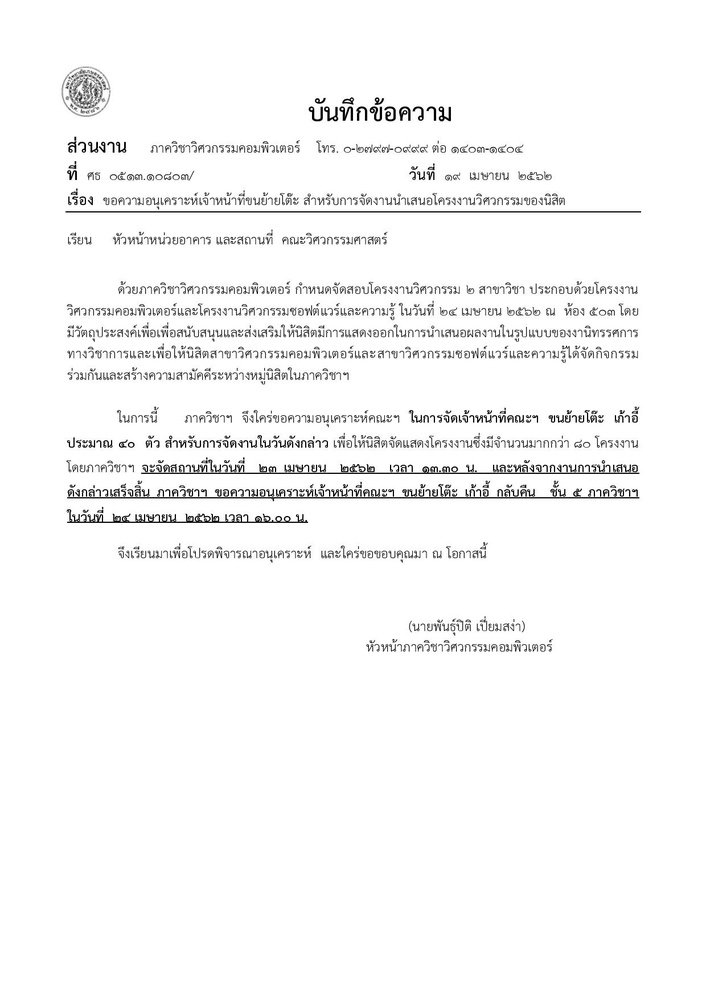
#> input picture unused/Lab/image.jpg, 706 x 999 px, shrunk from 1240 x 1754 before the run
$ python rotator.py --image Lab/image.jpg
#> lines starting #> are read from the running program, lines starting #| are printed output that depends on the picture; after the words box and inside, x2 and y2 are one past the last pixel; in counts of white or black regions, pixels touching at a corner belong together
# import the necessary packages
import numpy as np
import argparse
import cv2
# construct the argument parse and parse the arguments
ap = argparse.ArgumentParser()
ap.add_argument("-i", "--image", required=True,
	help="path to input image file")
args = vars(ap.parse_args())
# load the image from disk
image = cv2.imread(args["image"])
#> image is the input picture: shape (999, 706, 3); min 0, max 255, mean 247.3

# convert the image to grayscale and flip the foreground
# and background to ensure foreground is now "white" and
# the background is "black"
gray = cv2.cvtColor(image, cv2.COLOR_BGR2GRAY)
gray = cv2.bitwise_not(gray)
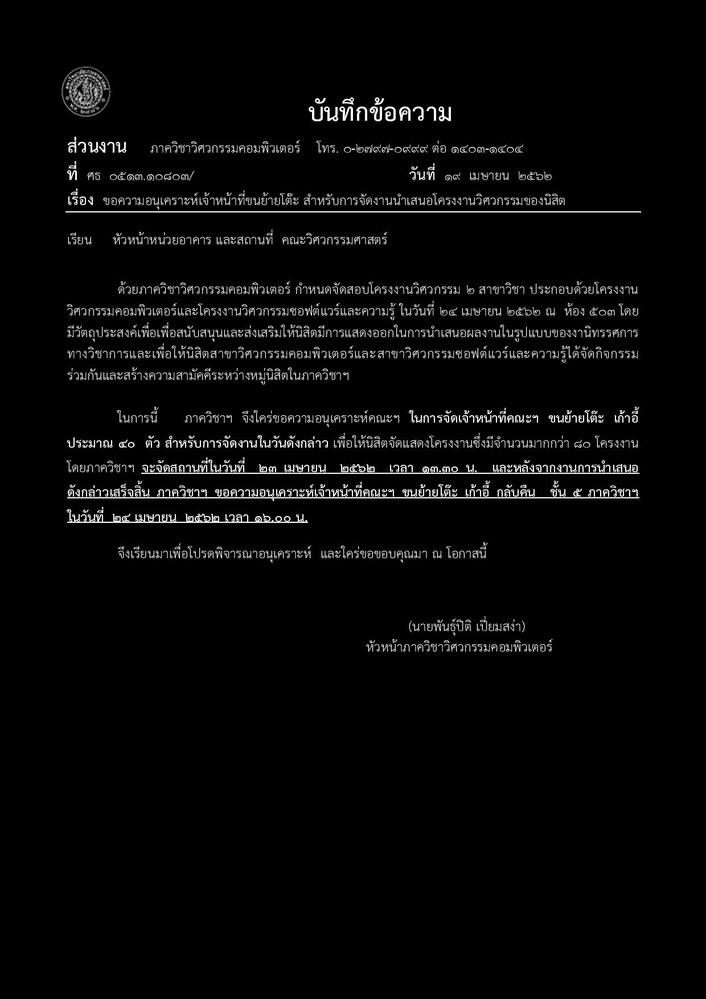
#> gray: shape (999, 706); min 0, max 255, mean 7.7
# threshold the image, setting all foreground pixels to
# 255 and all background pixels to 0
thresh = cv2.threshold(gray, 0, 255,
	cv2.THRESH_BINARY | cv2.THRESH_OTSU)[1]
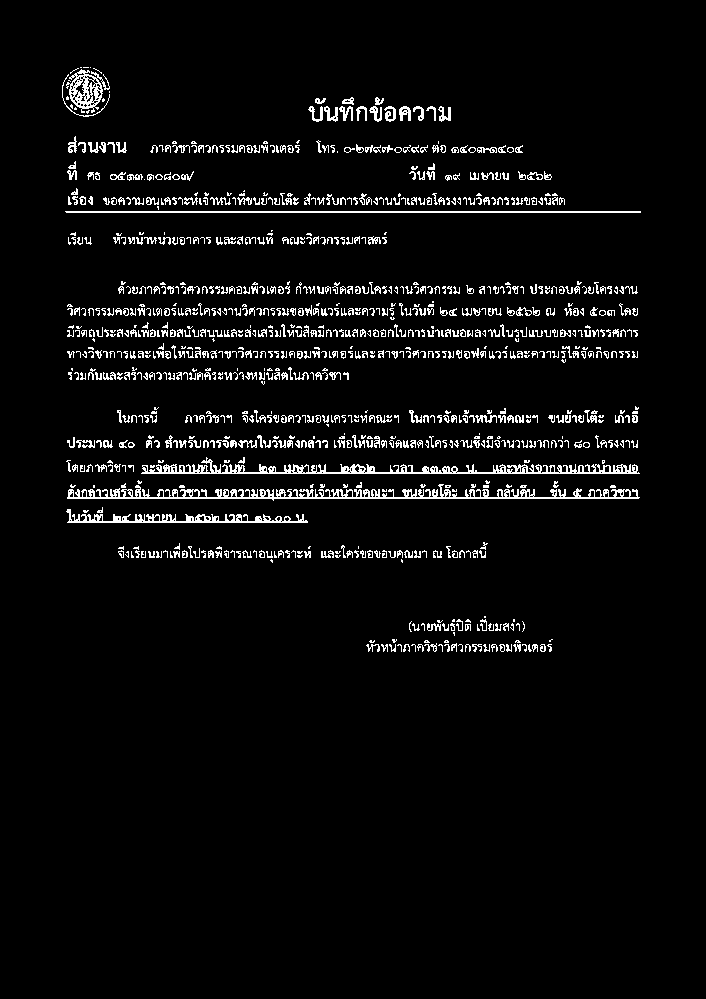
#> thresh: shape (999, 706); 4.6% white in thin lines or dots, all inside (x1, y1, x2, y2) = (62, 67, 641, 652)

# grab the (x, y) coordinates of all pixel values that
# are greater than zero, then use these coordinates to
# compute a rotated bounding box that contains all
# coordinates
coords = np.column_stack(np.where(thresh > 0))
#> coords = 32342 pairs, first value 67 to 651, second value 62 to 640
angle = cv2.minAreaRect(coords)[-1]
#> angle = -0.201
# the `cv2.minAreaRect` function returns values in the
# range [-90, 0); as the rectangle rotates clockwise the
# returned angle trends to 0 -- in this special case we
# need to add 90 degrees to the angle
if angle < -45:
	angle = -(90 + angle)
# otherwise, just take the inverse of the angle to make
# it positive
else:
	angle = -angle
#> angle = 0.201

# rotate the image to deskew it
(h, w) = image.shape[:2]
#> h = 999; w = 706
center = (w // 2, h // 2)
#> center = (353, 499)
M = cv2.getRotationMatrix2D(center, angle, 1.0)
#> M = [[1, 0.00351, -1.75], [-0.00351, 1, 1.24]]
rotated = cv2.warpAffine(image, M, (w, h),
	flags=cv2.INTER_CUBIC, borderMode=cv2.BORDER_REPLICATE)
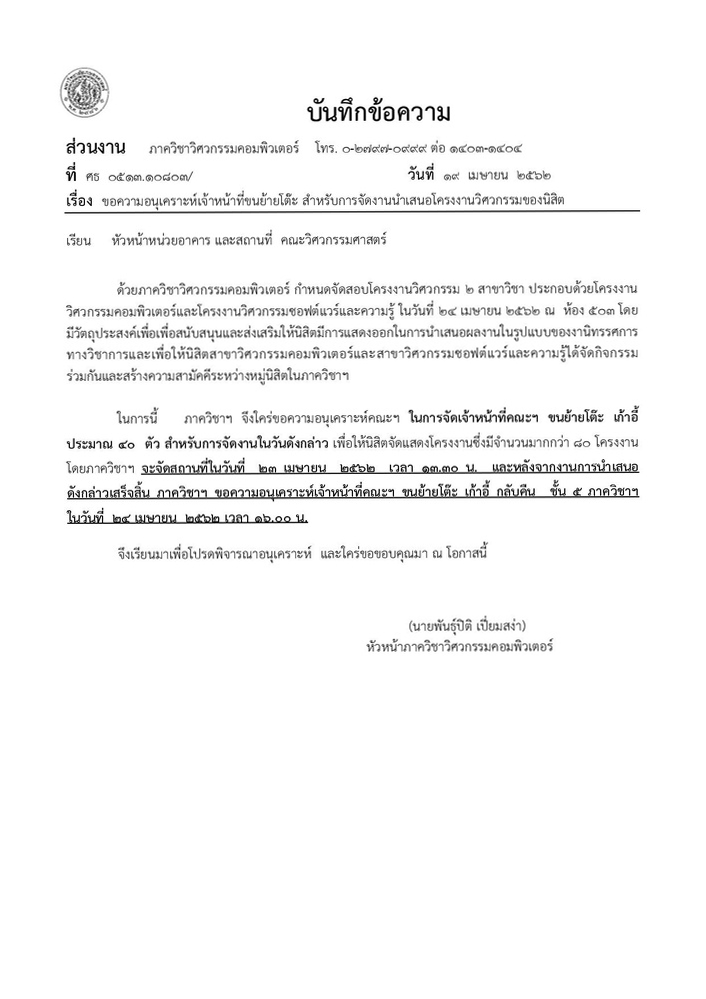
#> rotated: shape (999, 706, 3); min 0, max 255, mean 247.1
'''
# draw the correction angle on the image so we can validate it
cv2.putText(rotated, "Angle: {:.2f} degrees".format(angle),
	(10, 30), cv2.FONT_HERSHEY_SIMPLEX, 0.7, (0, 0, 255), 2)
'''
# show the output image
print("[INFO] angle: {:.3f}".format(angle))
#| [INFO] angle: 0.201
cv2.imshow("Input", image)
cv2.imshow("Rotated", rotated)
cv2.waitKey(0)
cv2.imwrite('testfile/paragraphs_out.jpg',rotated)

$ run again, on unused/Lab/cuttest.png
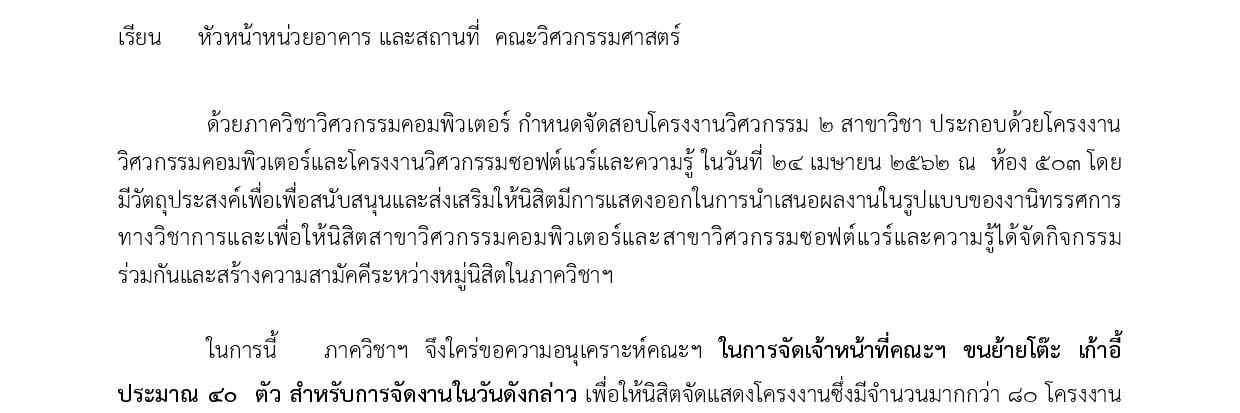
#> input picture unused/Lab/cuttest.png, 1240 x 413 px
#> image is the input picture: shape (413, 1240, 3); min 0, max 255, mean 241.7
#> `gray = cv2.bitwise_not(gray)`:
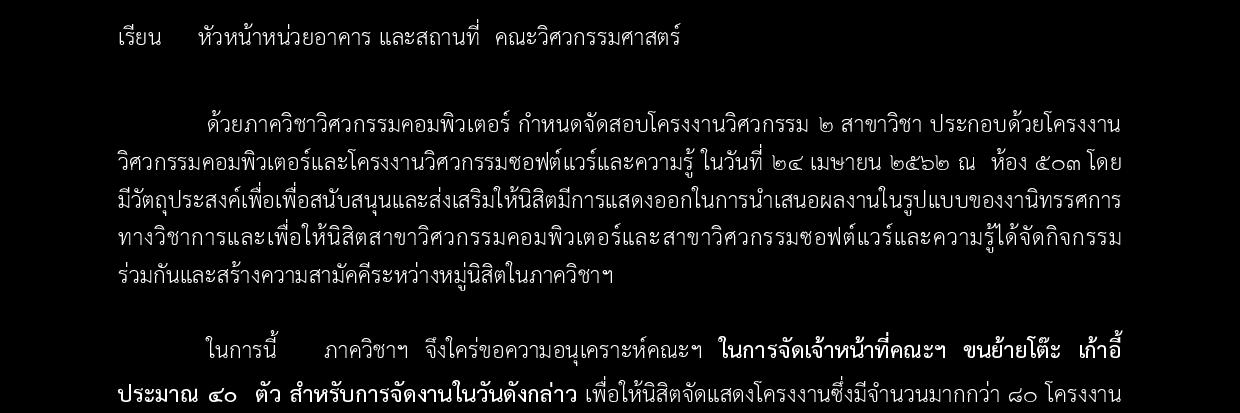
#> gray: shape (413, 1240); min 0, max 255, mean 13.3
#> `thresh = cv2.threshold(gray, 0, 255, cv2.THRESH_BINARY | cv2.THRESH_OT..`:
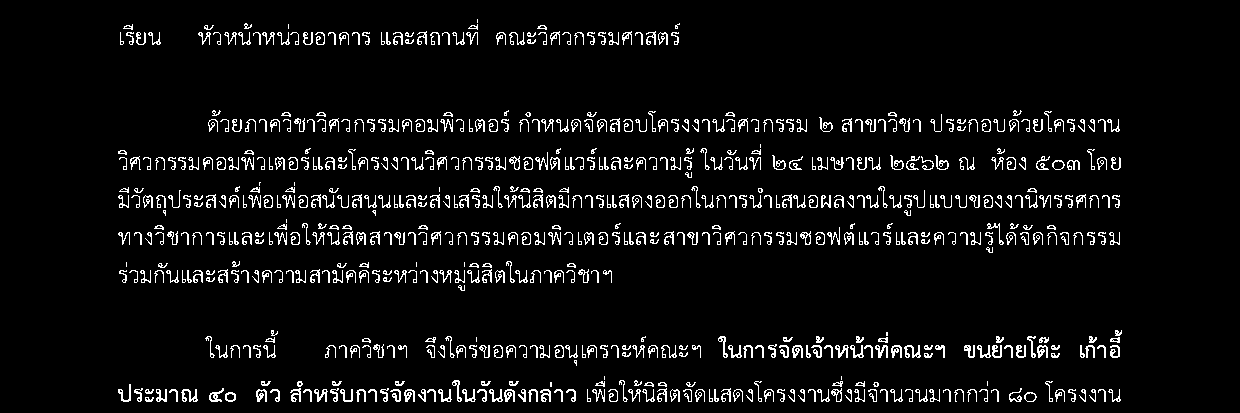
#> thresh: shape (413, 1240); 5.7% white in thin lines or dots, all inside (x1, y1, x2, y2) = (118, 19, 1122, 402)
#> coords = 29132 pairs, first value 19 to 401, second value 118 to 1121
#> `angle = cv2.minAreaRect(coords)[-1]`: angle = -90
#> `angle = -(90 + angle)`: angle = 0
#> M = [[1, 0, 0], [0, 1, 0]]
#| [INFO] angle: -0.000
